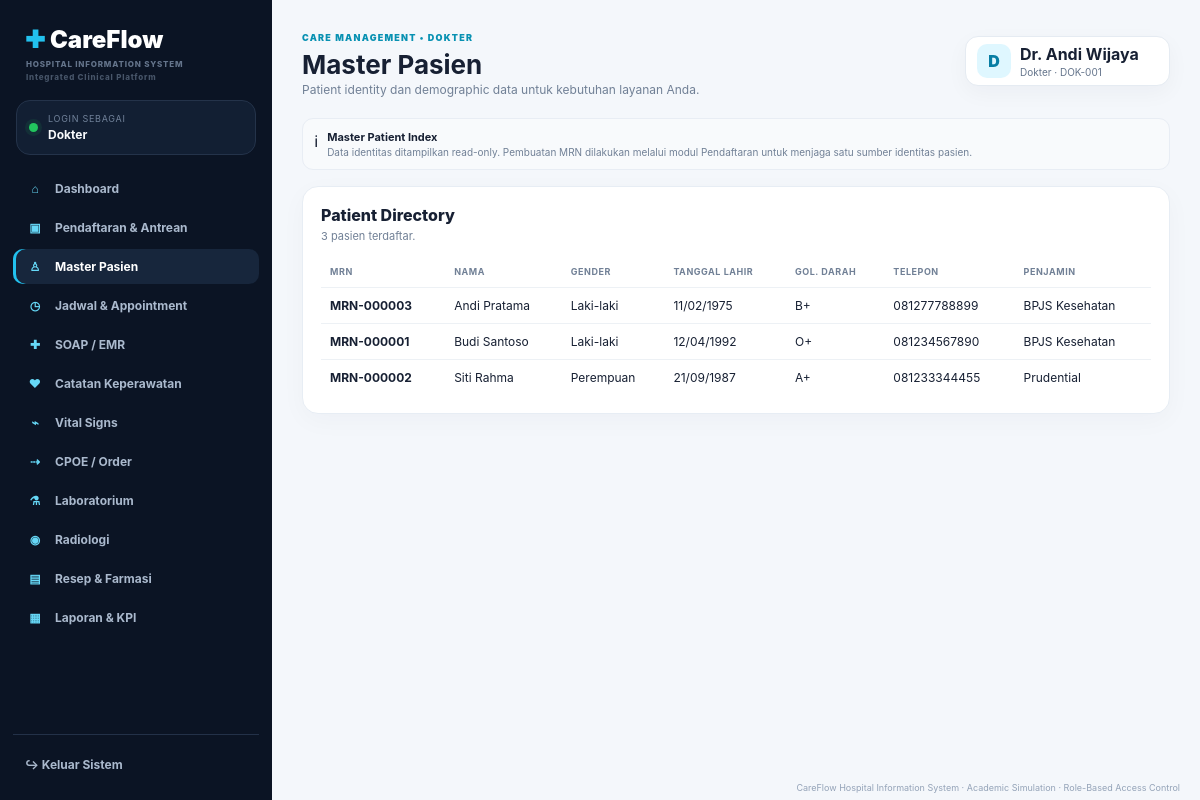
Screenshot of /patients.php (signed in) with the database file from the repository.
### tables this page shows
CREATE TABLE patients(id INT AUTO_INCREMENT PRIMARY KEY,user_id INT NULL,mrn VARCHAR(30) UNIQUE NOT NULL,name VARCHAR(120) NOT NULL,nik VARCHAR(30),gender VARCHAR(20) NOT NULL,birth_date DATE NOT NULL,blood_type VARCHAR(5),phone VARCHAR(30),address TEXT,emergency_contact VARCHAR(120),emergency_phone VARCHAR(30),insurance VARCHAR(80),created_at TIMESTAMP DEFAULT CURRENT_TIMESTAMP);

### config/auth.php (called while the page is built, shortened)
<?php
function h(?string $v): string { return htmlspecialchars((string)($v ?? ''),ENT_QUOTES,'UTF-8'); }
?>

### patients.php (the view)
<?php require_once __DIR__.'/config/database.php';require_once __DIR__.'/config/auth.php';require_page('patients.php');$page_title='Master Pasien';$page_subtitle=is_role('registration')?'Patient master data untuk front office.':'Patient identity dan demographic data untuk kebutuhan layanan Anda.';$rows=$pdo->query('SELECT id,mrn,name,gender,birth_date,blood_type,phone,insurance FROM patients ORDER BY name')->fetchAll();include __DIR__.'/includes/header.php';?>
<div class="notice"><div>ℹ</div><div><strong>Master Patient Index</strong><span>Data identitas ditampilkan read-only. Pembuatan MRN dilakukan melalui modul Pendaftaran untuk menjaga satu sumber identitas pasien.</span></div></div><div style="height:16px"></div><div class="card"><div class="card-header"><div><h3 class="section-title">Patient Directory</h3><p class="section-subtitle"><?=count($rows)?> pasien terdaftar.</p></div></div><div class="table-wrap"><table><tr><th>MRN</th><th>Nama</th><th>Gender</th><th>Tanggal Lahir</th><th>Gol. Darah</th><th>Telepon</th><th>Penjamin</th></tr><?php foreach($rows as $r):?><tr><td><b><?=h($r['mrn'])?></b></td><td><?=h($r['name'])?></td><td><?=h($r['gender']==='male'?'Laki-laki':'Perempuan')?></td><td><?=h(date('d/m/Y',strtotime($r['birth_date'])))?></td><td><?=h($r['blood_type']?:'—')?></td><td><?=h($r['phone']?:'—')?></td><td><?=h($r['insurance']?:'Umum')?></td></tr><?php endforeach;?></table></div></div><?php include __DIR__.'/includes/footer.php';?>

### assets/css/app.css (style rules this page uses)
* { box-sizing:border-box }
body { margin:0;font-family:Inter,ui-sans-serif,system-ui,-apple-system,"Segoe UI",sans-serif;background:#f4f7fb;color:#172033 }
.card { background:#fff;border:1px solid #e7edf4;border-radius:16px;padding:18px;box-shadow:0 7px 26px #17203308 }
.card-header { display:flex;justify-content:space-between;align-items:flex-start;gap:12px;margin-bottom:13px }
.section-title { font-size:16px;font-weight:800;margin:0 }
.section-subtitle { font-size:11px;color:#718096;margin:4px 0 0 }
.table-wrap { overflow:auto }
table { width:100%;border-collapse:collapse }
th,td { text-align:left;padding:10px 9px;border-bottom:1px solid #edf1f5;font-size:12px;white-space:nowrap }
th { color:#718096;font-size:9px;text-transform:uppercase;letter-spacing:.06em }
tr:last-child td { border-bottom:0 }
.notice { display:flex;gap:9px;align-items:flex-start;padding:11px;border-radius:11px;background:#f8fafc;border:1px solid #e8edf4 }
.notice strong { display:block;font-size:11px }
.notice span { display:block;color:#718096;font-size:10px;margin-top:2px }

### rows the page displays
patients: mrn "MRN-000003", name "Andi Pratama", gender "Laki-laki", birth_date "11/02/1975", blood_type "B+", phone "081277788899", insurance "BPJS Kesehatan"
patients: mrn "MRN-000001", name "Budi Santoso", gender "Laki-laki", birth_date "12/04/1992", blood_type "O+", phone "081234567890", insurance "BPJS Kesehatan"
patients: mrn "MRN-000002", name "Siti Rahma", gender "Perempuan", birth_date "21/09/1987", blood_type "A+", phone "081233344455", insurance "Prudential"

### other values shown
role_label($role) "Dokter"
$item['icon'] "⌂"
$item['label'] "Dashboard"
$item['icon'] "▣"
$item['label'] "Pendaftaran & Antrean"
$item['icon'] "♙"
$item['label'] "Master Pasien"
$item['icon'] "◷"
$item['label'] "Jadwal & Appointment"
$item['icon'] "✚"
$item['label'] "SOAP / EMR"
$item['icon'] "♥"
$item['label'] "Catatan Keperawatan"
$item['icon'] "⌁"
$item['label'] "Vital Signs"
